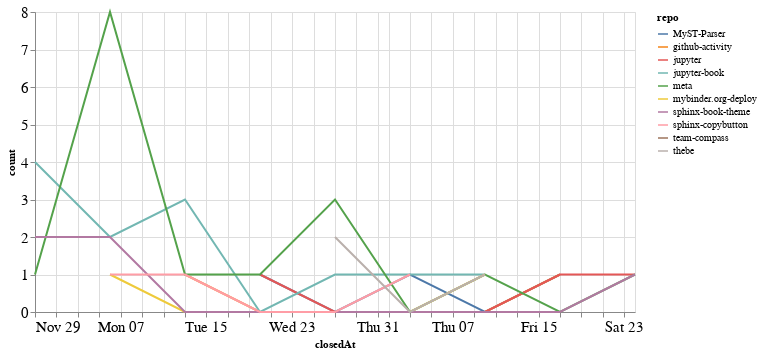

The code cell stored with this chart in its notebook:
### Code cell
closed_by_time = closed_by.groupby('repo').resample('W', on='closedAt').count()['author'].reset_index()
closed_by_time = closed_by_time.rename(columns={'author': 'count'})

alt.Chart(closed_by_time, width=600).mark_line().encode(
    x='closedAt',
    y='count',
    color='repo',
    tooltip="repo"
)

### Figure 1 — Vega-Lite specification as saved in the notebook (floating-point values rounded to 4 significant figures)
{"config": {"axisLeft": {"labelFontSize": 15}, "axisBottom": {"labelFontSize": 15}}, "data": {"name": "data-cb32a8eb6419fc6dcf5344e2568c5c83"}, "mark": "line", "encoding": {"color": {"type": "nominal", "field": "repo"}, "tooltip": {"type": "nominal", "field": "repo"}, "x": {"type": "temporal", "field": "closedAt"}, "y": {"type": "quantitative", "field": "count"}}, "width": 600, "$schema": "https://vega.github.io/schema/vega-lite/v4.8.1.json", "datasets": {"data-cb32a8eb6419fc6dcf5344e2568c5c83": [{"repo": "MyST-Parser", "closedAt": "2020-12-20T00:00:00", "count": 1}, {"repo": "MyST-Parser", "closedAt": "2020-12-27T00:00:00", "count": 0}, {"repo": "MyST-Parser", "closedAt": "2021-01-03T00:00:00", "count": 1}, {"repo": "MyST-Parser", "closedAt": "2021-01-10T00:00:00", "count": 0}, {"repo": "MyST-Parser", "closedAt": "2021-01-17T00:00:00", "count": 1}, {"repo": "github-activity", "closedAt": "2020-12-13T00:00:00", "count": 1}, {"repo": "github-activity", "closedAt": "2020-12-20T00:00:00", "count": 0}, {"repo": "github-activity", "closedAt": "2020-12-27T00:00:00", "count": 0}, {"repo": "github-activity", "closedAt": "2021-01-03T00:00:00", "count": 0}, {"repo": "github-activity", "closedAt": "2021-01-10T00:00:00", "count": 0}, {"repo": "github-activity", "closedAt": "2021-01-17T00:00:00", "count": 1}, {"repo": "jupyter", "closedAt": "2020-12-20T00:00:00", "count": 1}, {"repo": "jupyter", "closedAt": "2020-12-27T00:00:00", "count": 0}, {"repo": "jupyter", "closedAt": "2021-01-03T00:00:00", "count": 0}, {"repo": "jupyter", "closedAt": "2021-01-10T00:00:00", "count": 0}, {"repo": "jupyter", "closedAt": "2021-01-17T00:00:00", "count": 1}, {"repo": "jupyter", "closedAt": "2021-01-24T00:00:00", "count": 1}, {"repo": "jupyter-book", "closedAt": "2020-11-29T00:00:00", "count": 4}, {"repo": "jupyter-book", "closedAt": "2020-12-06T00:00:00", "count": 2}, {"repo": "jupyter-book", "closedAt": "2020-12-13T00:00:00", "count": 3}, {"repo": "jupyter-book", "closedAt": "2020-12-20T00:00:00", "count": 0}, {"repo": "jupyter-book", "closedAt": "2020-12-27T00:00:00", "count": 1}, {"repo": "jupyter-book", "closedAt": "2021-01-03T00:00:00", "count": 1}, {"repo": "jupyter-book", "closedAt": "2021-01-10T00:00:00", "count": 1}, {"repo": "meta", "closedAt": "2020-11-29T00:00:00", "count": 1}, {"repo": "meta", "closedAt": "2020-12-06T00:00:00", "count": 8}, {"repo": "meta", "closedAt": "2020-12-13T00:00:00", "count": 1}, {"repo": "meta", "closedAt": "2020-12-20T00:00:00", "count": 1}, {"repo": "meta", "closedAt": "2020-12-27T00:00:00", "count": 3}, {"repo": "meta", "closedAt": "2021-01-03T00:00:00", "count": 0}, {"repo": "meta", "closedAt": "2021-01-10T00:00:00", "count": 1}, {"repo": "meta", "closedAt": "2021-01-17T00:00:00", "count": 0}, {"repo": "meta", "closedAt": "2021-01-24T00:00:00", "count": 1}, {"repo": "mybinder.org-deploy", "closedAt": "2020-12-06T00:00:00", "count": 1}, {"repo": "mybinder.org-deploy", "closedAt": "2020-12-13T00:00:00", "count": 0}, {"repo": "mybinder.org-deploy", "closedAt": "2020-12-20T00:00:00", "count": 0}, {"repo": "mybinder.org-deploy", "closedAt": "2020-12-27T00:00:00", "count": 0}, {"repo": "mybinder.org-deploy", "closedAt": "2021-01-03T00:00:00", "count": 0}, {"repo": "mybinder.org-deploy", "closedAt": "2021-01-10T00:00:00", "count": 1}, {"repo": "sphinx-book-theme", "closedAt": "2020-11-29T00:00:00", "count": 2}, {"repo": "sphinx-book-theme", "closedAt": "2020-12-06T00:00:00", "count": 2}, {"repo": "sphinx-book-theme", "closedAt": "2020-12-13T00:00:00", "count": 0}, {"repo": "sphinx-book-theme", "closedAt": "2020-12-20T00:00:00", "count": 0}, {"repo": "sphinx-book-theme", "closedAt": "2020-12-27T00:00:00", "count": 0}, {"repo": "sphinx-book-theme", "closedAt": "2021-01-03T00:00:00", "count": 0}, {"repo": "sphinx-book-theme", "closedAt": "2021-01-10T00:00:00", "count": 0}, {"repo": "sphinx-book-theme", "closedAt": "2021-01-17T00:00:00", "count": 0}, {"repo": "sphinx-book-theme", "closedAt": "2021-01-24T00:00:00", "count": 1}, {"repo": "sphinx-copybutton", "closedAt": "2020-12-06T00:00:00", "count": 1}, {"repo": "sphinx-copybutton", "closedAt": "2020-12-13T00:00:00", "count": 1}, {"repo": "sphinx-copybutton", "closedAt": "2020-12-20T00:00:00", "count": 0}, {"repo": "sphinx-copybutton", "closedAt": "2020-12-27T00:00:00", "count": 0}, {"repo": "sphinx-copybutton", "closedAt": "2021-01-03T00:00:00", "count": 1}, {"repo": "team-compass", "closedAt": "2020-12-20T00:00:00", "count": 1}, {"repo": "thebe", "closedAt": "2020-12-27T00:00:00", "count": 2}, {"repo": "thebe", "closedAt": "2021-01-03T00:00:00", "count": 0}, {"repo": "thebe", "closedAt": "2021-01-10T00:00:00", "count": 1}]}}
